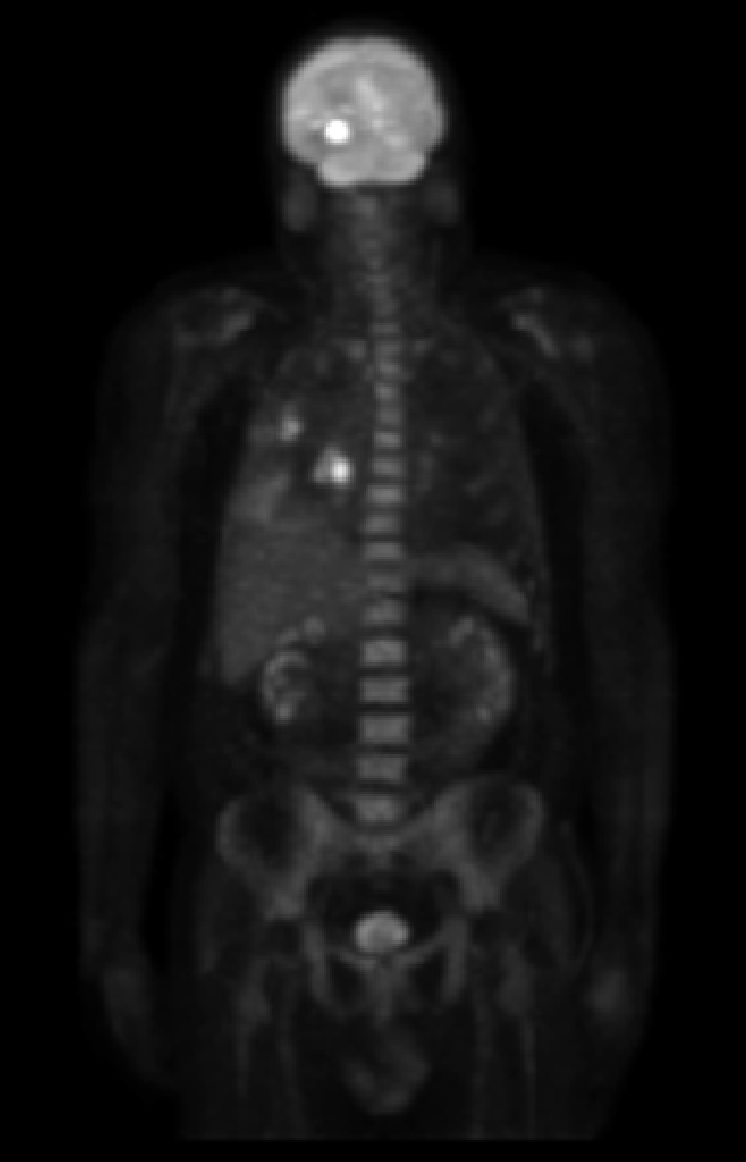
%> input picture 大三下数字图像处理/20200513/第四章实验-频率域增强实验-增加同态滤波/Fig0462_PET_image.tif, 746 x 1162 px
$ octave my_homomorph_filter.m   (GNU Octave 9; MATLAB toolbox functions it lacks are replaced by stand-ins)
%> lines starting %> are read from the running program, lines starting %| are printed output that depends on the picture

%% Homomorphic Filtering
%
% $$ \ln(I(x,y)) = \ln(L(x,y)\ R(x,y))$$

%%

I = imread('Fig0462_PET_image.tif');
%> I is the input picture: size 1162x746 uint8; min 0, max 255, mean 19.4
figure(1)
imshow(I),title('origin')
%%
%  Let's use homomorphic filtering to correct this non-uniform illumination.

%%
% The first step is to convert the input image to the log domain. Before
% that we will also convert the image to floating-point type.
[M, N] = size(I);
%> M = 1162; N = 746
I = im2double(I);
%> I: size 1162x746 double

%% add 1 to pixels to remove 0 values which would result in undefined log values
I = log(1 + I);


%%
% And create the high-pass filter...
lowg=0.25;
higg=2;
coeff=1;
sigma = 80;
[X, Y] = meshgrid(1:N,1:M);
centerX = ceil(N/2);
%> centerX = 373
centerY = ceil(M/2);
%> centerY = 581
gaussianNumerator = (X - centerX).^2 + (Y - centerY).^2;
H = coeff*exp(-gaussianNumerator./(sigma.^2));
H = (higg-lowg)*(1 - H)+lowg;

%%
% We can rearrange the filter in the _uncentered_ format using |fftshift|.

H = fftshift(H);

%%
% Next, we high-pass filter the log-transformed image in the frequency
% domain.

If = fft2(I, M, N);
Iout = real(ifft2(H.*If));
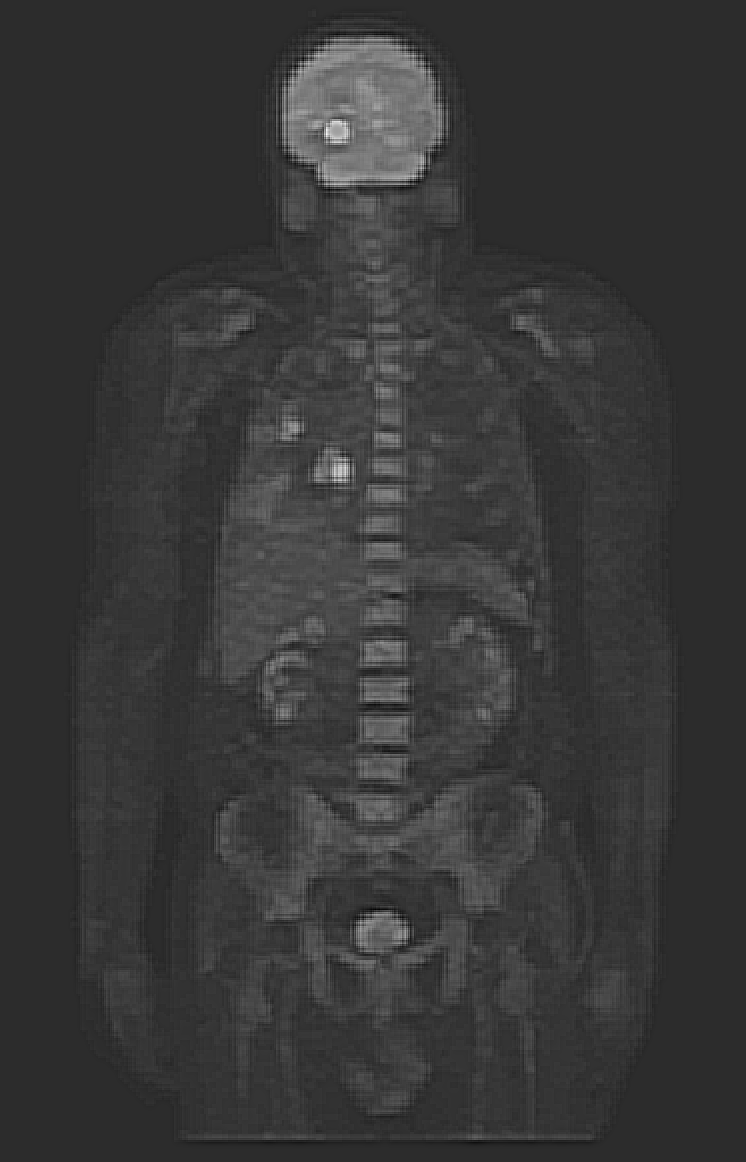
%> Iout: size 1162x746 double; min -0.0675, max 0.32, mean 0.0172; drawn with min black and max white


%%
% The last step is to apply the exponential function to invert the
% log-transform and get the homomorphic filtered image.
Ihmf = exp(Iout) - 1;

%%
% Let's look at the homomorphic-filtered image.

figure(2)
imshow(Ihmf,[]),title('result');
result = mat2gray(Ihmf);
% save intensities using imwrite
imwrite(result, 'filtered_image.png');
figure(3)
imshowpair(I, Ihmf, 'montage')
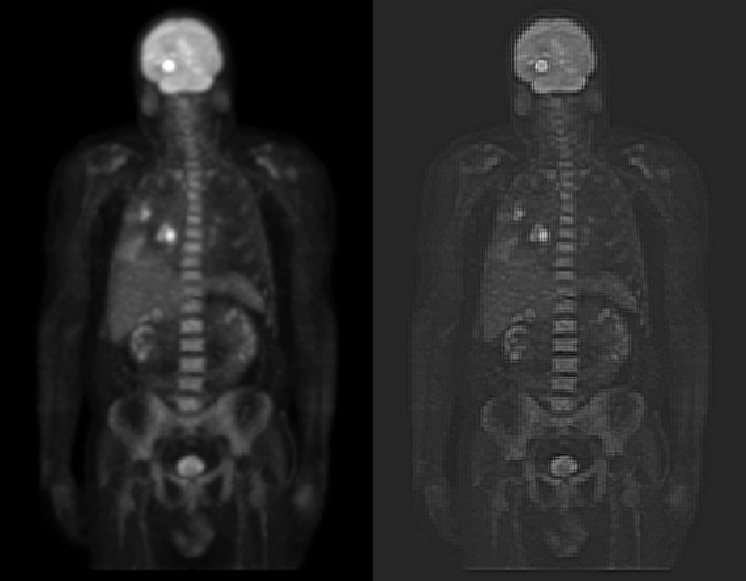
%> displayed picture: size 1162x1492, on the screen's scale of 0 to 255 (shown at 1/2 size); min 0, max 255, mean 36.6
%%
